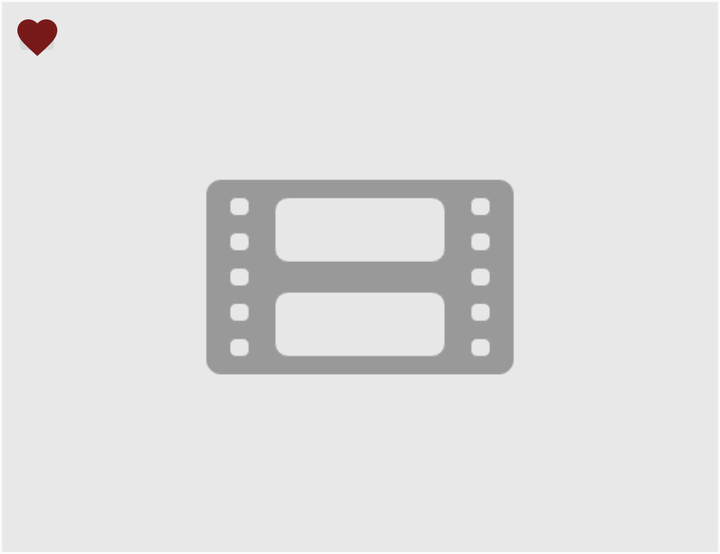
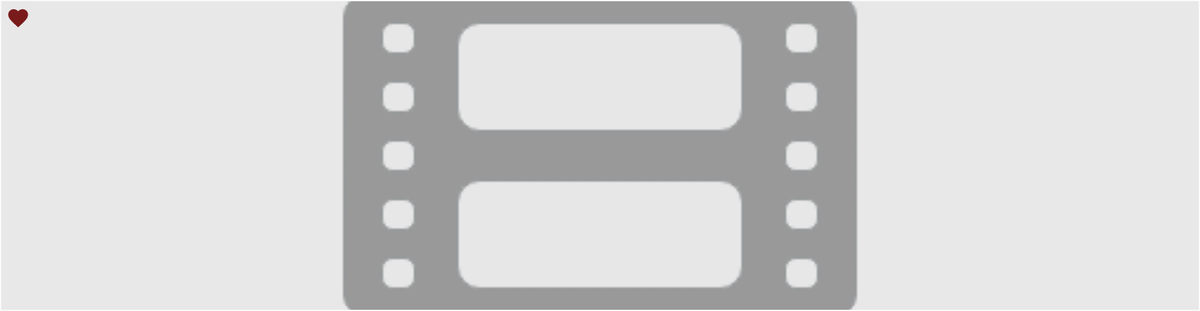

One screen, two layout resources from the same app: the default and the repository's alternative for another configuration. Each is rendered where Android would select it; the XML of both is given below.
<!-- AndroidManifest.xml: application theme AppTheme -->
<!-- res/layout/fav_poster.xml -->
<?xml version="1.0" encoding="utf-8"?>
<FrameLayout xmlns:android="http://schemas.android.com/apk/res/android"
    android:layout_width="match_parent"
    android:layout_height="wrap_content"
    android:padding="1dp">

    <ImageView
        android:id="@+id/image_movie_poster"
        android:layout_width="match_parent"
        android:src="@drawable/poster_placeholder"
        android:layout_height="275dp"
        android:scaleType="centerCrop"
        android:contentDescription="@string/image_view_for_movie_poster" />


    <ImageButton
        android:id="@+id/button_delete_favorite"
        android:layout_width="25sp"
        android:layout_height="25dp"
        android:src="@drawable/ic_fav_fav"
        android:layout_marginLeft="5dp"
        android:layout_marginTop="5dp"/>
</FrameLayout>
<!-- resources referenced by this layout -->
<resources>
  <!-- drawable ic_fav_fav (drawable) -->
  <vector xmlns:android="http://schemas.android.com/apk/res/android"
          android:width="24dp"
          android:height="24dp"
          android:viewportWidth="24.0"
          android:viewportHeight="24.0">
      <path
          android:fillColor="#e26b0000"
          android:pathData="M12,21.35l-1.45,-1.32C5.4,15.36 2,12.28 2,8.5 2,5.42 4.42,3 7.5,3c1.74,0 3.41,0.81 4.5,2.09C13.09,3.81 14.76,3 16.5,3 19.58,3 22,5.42 22,8.5c0,3.78 -3.4,6.86 -8.55,11.54L12,21.35z"/>
  </vector>
  <!-- drawable poster_placeholder: png bitmap (drawable, 16069 bytes) -->
  <string name="image_view_for_movie_poster">Image View For Movie Poster</string>
  <style name="AppTheme" parent="Theme.AppCompat.Light.NoActionBar">
          
          <item name="colorPrimary">@color/colorPrimary</item>
          <item name="colorPrimaryDark">@color/colorPrimaryDark</item>
          <item name="colorAccent">@color/colorAccent</item>
          <item name="android:windowContentTransitions">true</item>
          <item name="preferenceTheme">@style/PreferenceThemeOverlay</item>
          <item name="colorControlNormal">@color/cardview_dark_background</item>
          <item name="android:windowLightStatusBar" tools:targetApi="23">true</item>
      </style>
  <color name="colorPrimary">#f8f1f1f1</color>
  <color name="colorPrimaryDark">#ffffff</color>
  <color name="colorAccent">#04A3EB</color>
</resources>
<!-- res/layout-xlarge/fav_poster.xml (the repository's variant of the layout above) -->
<!-- drawn on a large tablet held sideways -->
<?xml version="1.0" encoding="utf-8"?>
<FrameLayout xmlns:android="http://schemas.android.com/apk/res/android"
    android:layout_width="match_parent"
    android:layout_height="wrap_content"
    android:padding="1dp">

    <ImageView
        android:id="@+id/poster_main"
        android:layout_width="match_parent"
        android:src="@drawable/poster_placeholder"
        android:layout_height="330dp"
        android:scaleType="centerCrop"
        android:contentDescription="@string/image_view_for_movie_poster" />

    <ImageView
        android:id="@+id/remove_fav"
        android:layout_width="25sp"
        android:layout_height="25dp"
        android:src="@drawable/ic_fav_fav"
        android:layout_marginLeft="5dp"
        android:layout_marginTop="5dp"/>
</FrameLayout>
